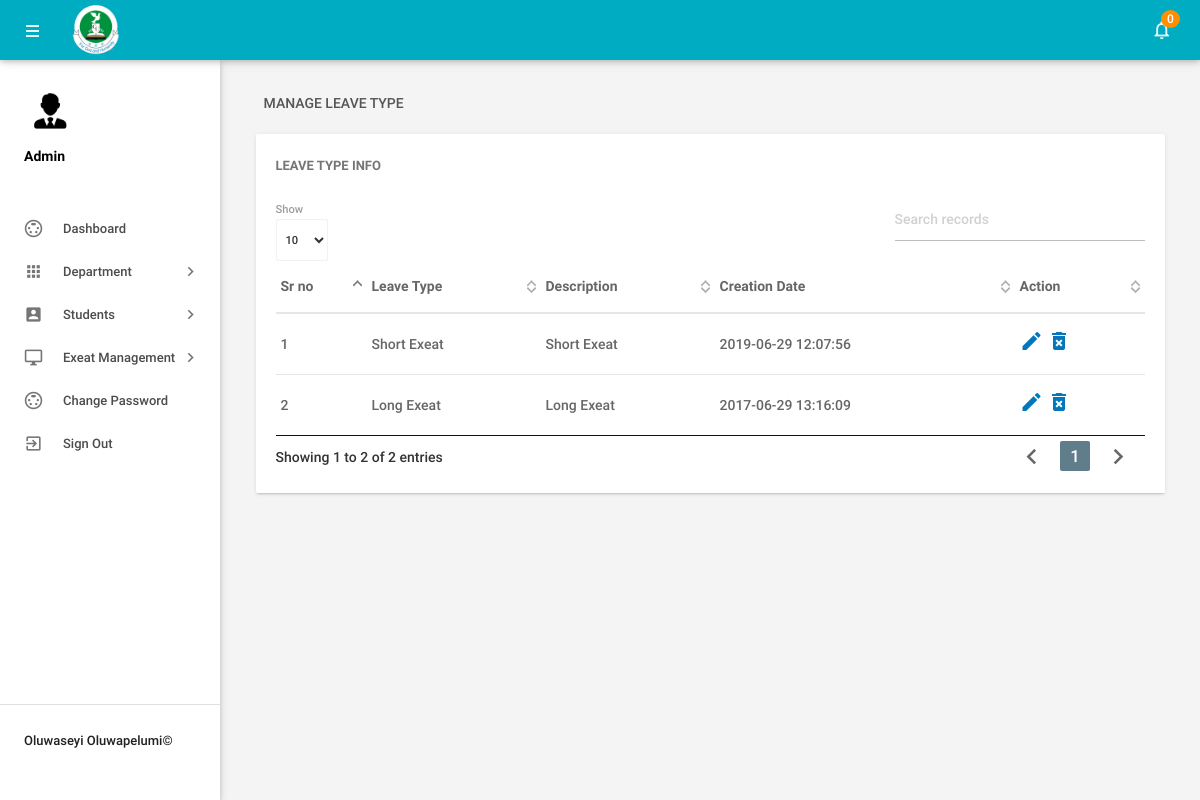
Screenshot of /admin/manageleavetype.php (signed in) with the database file from the repository.
### tables this page shows
CREATE TABLE IF NOT EXISTS `tblleavetype` (
  `id` int(11) NOT NULL,
  `LeaveType` varchar(200) DEFAULT NULL,
  `Description` mediumtext,
  `CreationDate` timestamp NOT NULL DEFAULT CURRENT_TIMESTAMP
);

### admin/manageleavetype.php (the view, shortened to what this page needs)
<?php
include('includes/config.php');
if(strlen($_SESSION['alogin'])==0)
    {
header('location:index.php');
}
else{
 ?>
<!DOCTYPE html>
<html lang="en">
    <head>
        <link type="text/css" rel="stylesheet" href="../assets/plugins/materialize/css/materialize.min.css"/>
        <link href="../assets/plugins/material-preloader/css/materialPreloader.min.css" rel="stylesheet">
        <link href="../assets/plugins/datatables/css/jquery.dataTables.min.css" rel="stylesheet">
        <link href="../assets/css/alpha.min.css" rel="stylesheet" type="text/css"/>
        <link href="../assets/css/custom.css" rel="stylesheet" type="text/css"/>
    </head>
    <body>
       <?php include('includes/header.php');?>
       <?php include('includes/sidebar.php');?>
            <main class="mn-inner">
                <div class="row">
                    <div class="col s12">
                        <div class="page-title">Manage Leave Type</div>
                    </div>
                    <div class="col s12 m12 l12">
                        <div class="card">
                            <div class="card-content">
                                <span class="card-title">Leave Type Info</span>
                                <table id="example" class="display responsive-table ">
                                    <thead>
                                        <tr>
                                            <th>Sr no</th>
                                            <th>Leave Type</th>
                                            <th>Description</th>
                                            <th>Creation Date</th>
                                            <th>Action</th>
                                        </tr>
                                    </thead>
                                    <tbody>
<?php $sql = "SELECT * from tblleavetype";
$query = $dbh -> prepare($sql);
$query->execute();
$results=$query->fetchAll(PDO::FETCH_OBJ);
$cnt=1;
if($query->rowCount() > 0)
{
foreach($results as $result)
{               ?>
                                        <tr>
                                            <td> <?php echo htmlentities($cnt);?></td>
                                            <td><?php echo htmlentities($result->LeaveType);?></td>
                                            <td><?php echo htmlentities($result->Description);?></td>
                                            <td><?php echo htmlentities($result->CreationDate);?></td>
                                            <td><a href="editleavetype.php?lid=<?php echo htmlentities($result->id);?>"><i class="material-icons">mode_edit</i></a>
                                            <a href="manageleavetype.php?del=<?php echo htmlentities($result->id);?>" onclick="return confirm('Do you want to delete');"> <i class="material-icons">delete_forever</i></a> </td>
                                        </tr>
                                         <?php $cnt++;} }?>
                                    </tbody>
                                </table>
                            </div>
                        </div>
                    </div>
                </div>
            </main>
        </div>
        <div class="left-sidebar-hover"></div>
    </body>
</html>
<?php } ?>

### rows the page displays
tblleavetype: LeaveType "Short Exeat", Description "Short Exeat", CreationDate "2019-06-29 12:07:56"
tblleavetype: LeaveType "Long Exeat", Description "Long Exeat", CreationDate "2017-06-29 13:16:09"

### other values shown
$unreadcount "0"
